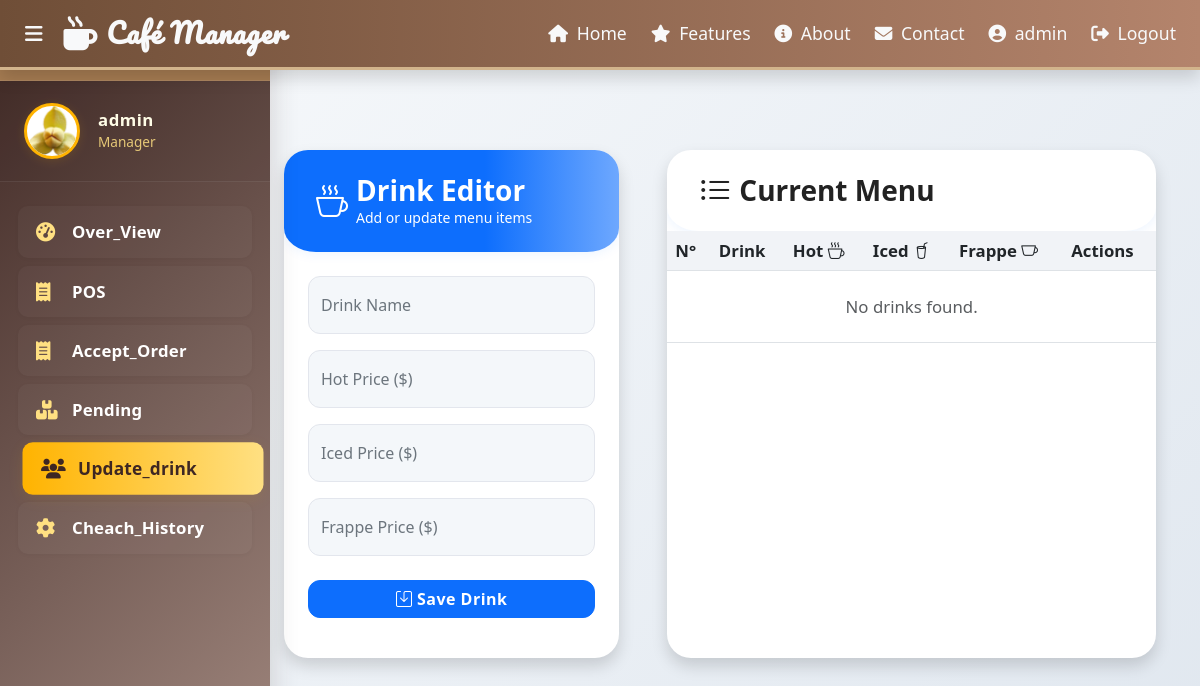
The page /update_drink/ (signed in) on the database as committed earlier.
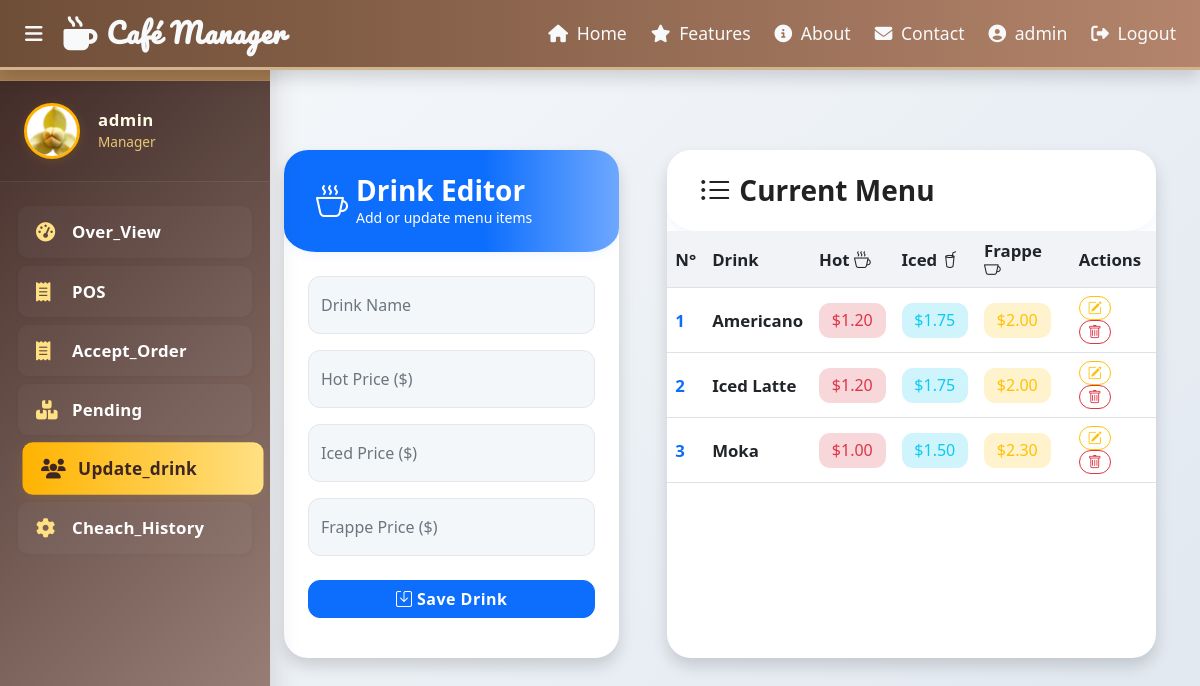
The same page on the database as committed later.
### Coffee_System_App/models.py (models this page shows, shortened)
class Drink(models.Model):
    name = models.CharField(max_length=100, unique=True)
    image = models.ImageField(upload_to='drinks/', blank=True, null=True) # Images stored in media/drinks/
    hot_price = models.DecimalField(max_digits=6, decimal_places=2, null=True, blank=True)
    iced_price = models.DecimalField(max_digits=6, decimal_places=2, null=True, blank=True)
    frappe_price = models.DecimalField(max_digits=6, decimal_places=2, null=True, blank=True)
    is_available = models.BooleanField(default=True) # To easily "drop" a drink from the menu

### Coffee_System_App/views.py (the view, shortened to what this page needs)
# urls.py: path('update_drink/', views.update_drink, name='update_drink'),
@login_required
def update_drink(request):
    drinks = Drink.objects.filter(is_available=True).order_by('name')
    form = DrinkForm()
    editing_drink_id = None
    context = {
        'drinks': drinks,
        'form': form,
        'editing_drink_id': editing_drink_id,
    }
    return render(request, 'update_drink.html', context)

### Coffee_System_App/forms.py
class DrinkForm(forms.ModelForm):
    class Meta:
        model = Drink
        fields = ['name', 'hot_price', 'iced_price', 'frappe_price']
        widgets = {
            'name': forms.TextInput(attrs={'class': 'form-control', 'placeholder': 'Drink Name'}),
            'hot_price': forms.NumberInput(attrs={'class': 'form-control', 'placeholder': 'Hot Price (optional)'}),
            'iced_price': forms.NumberInput(attrs={'class': 'form-control', 'placeholder': 'Iced Price (optional)'}),
            'frappe_price': forms.NumberInput(attrs={'class': 'form-control', 'placeholder': 'Frappe Price (optional)'}),
        }

### Coffee_System_App/Templates/update_drink.html (shortened to what the changed rows need)
{% extends 'base.html' %}
{% load static %}
{% block content %}
<link rel="stylesheet" href="https://cdn.jsdelivr.net/npm/bootstrap-icons@1.11.3/font/bootstrap-icons.min.css">
<div class="container py-5">
    <div class="row g-5 align-items-stretch">
        <div class="col-lg-7">
            <div class="pos-card h-100 shadow fade-in-pos">
                <div class="p-0">
                    <div class="table-responsive">
                        <table class="table pos-table align-middle mb-0">
                            <thead>
                                <tr>
                                    <th>N°</th>
                                    <th>Drink</th>
                                    <th>Hot <i class="bi bi-cup-hot"></i></th>
                                    <th>Iced <i class="bi bi-cup-straw"></i></th>
                                    <th>Frappe <i class="bi bi-cup"></i></th>
                                    <th>Actions</th>
                                </tr>
                            </thead>
                            <tbody id="menu-table-body">
                                {% for drink in drinks %}
                                <tr class="fade-in-pos" data-drink-id="{{ drink.id }}"
                                    data-name="{{ drink.name }}"
                                    data-hot-price="{{ drink.hot_price|default:'' }}"
                                    data-iced-price="{{ drink.iced_price|default:'' }}"
                                    data-frappe-price="{{ drink.frappe_price|default:'' }}">
                                    <td class="fw-bold text-primary">{{ forloop.counter }}</td>
                                    <td class="fw-semibold">{{ drink.name }}</td>
                                    <td>
                                        {% if drink.hot_price %}
                                            <span class="pos-badge bg-danger-subtle text-danger">${{ drink.hot_price|floatformat:2 }}</span>
                                        {% else %}
                                            <span class="text-muted">N/A</span>
                                        {% endif %}
                                    </td>
                                    <td>
                                        {% if drink.iced_price %}
                                            <span class="pos-badge bg-info-subtle text-info">${{ drink.iced_price|floatformat:2 }}</span>
                                        {% else %}
                                            <span class="text-muted">N/A</span>
                                        {% endif %}
                                    </td>
                                    <td>
                                        {% if drink.frappe_price %}
                                            <span class="pos-badge bg-warning-subtle text-warning">${{ drink.frappe_price|floatformat:2 }}</span>
                                        {% else %}
                                            <span class="text-muted">N/A</span>
                                        {% endif %}
                                    </td>
                                    <td>
                                        <button class="btn btn-sm btn-outline-warning edit-drink-btn pos-btn" data-id="{{ drink.id }}" title="Edit">
                                            <i class="bi bi-pencil-square"></i>
                                        </button>
                                        <button class="btn btn-sm btn-outline-danger drop-drink-btn pos-btn" data-id="{{ drink.id }}" title="Drop">
                                            <i class="bi bi-trash"></i>
                                        </button>
                                    </td>
                                </tr>
                                {% empty %}
                                <tr>
                                    <td colspan="6" class="text-center text-muted py-4">No drinks found.</td>
                                </tr>
                                {% endfor %}
                            </tbody>
                        </table>
                    </div>
                </div>
            </div>
        </div>
    </div>
</div>
{% endblock %}

Rows that differ between the two databases and show on the page:
added Drink: name "Americano", hot_price "1.20", iced_price "1.75", frappe_price "2.00"
added Drink: name "Iced Latte", hot_price "1.20", iced_price "1.75", frappe_price "2.00"
added Drink: name "Moka", hot_price "1.00", iced_price "1.50", frappe_price "2.30"
Other text that changed with them:
text no longer shown: "No drinks found."
